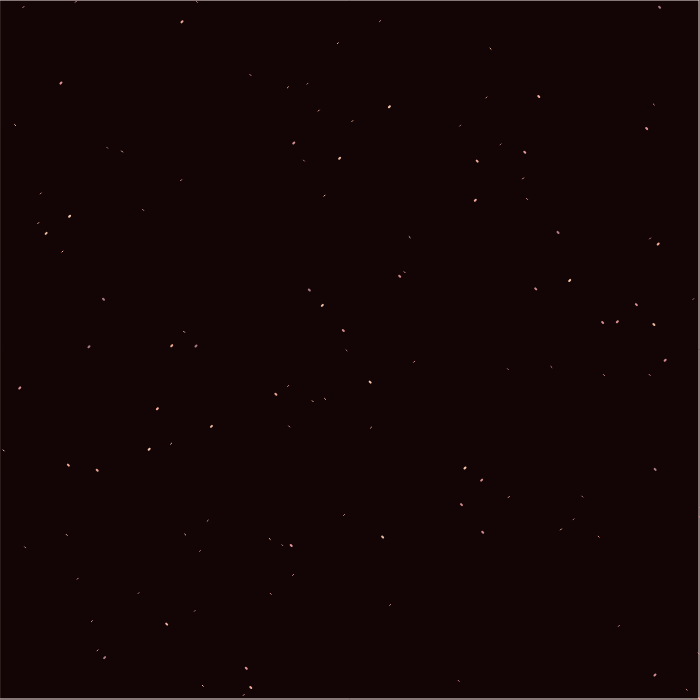
Frame 1 (no input)
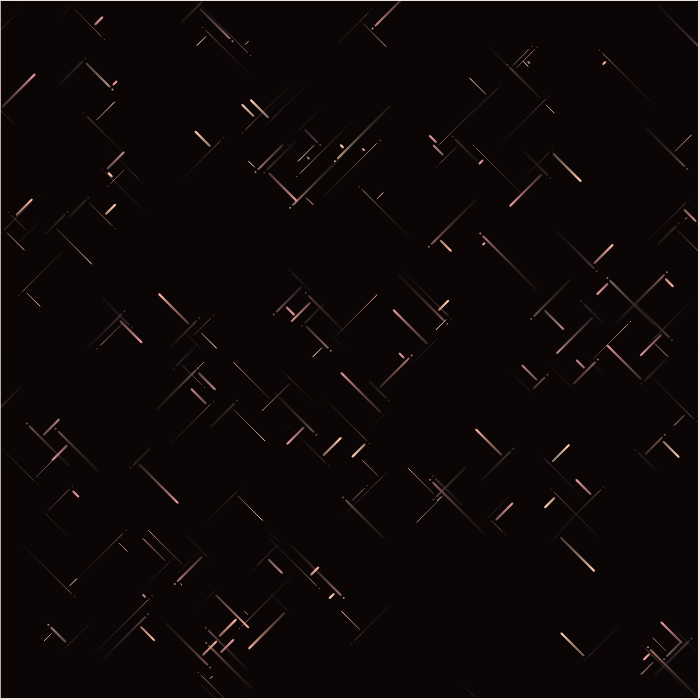
Frame 60 (no input)
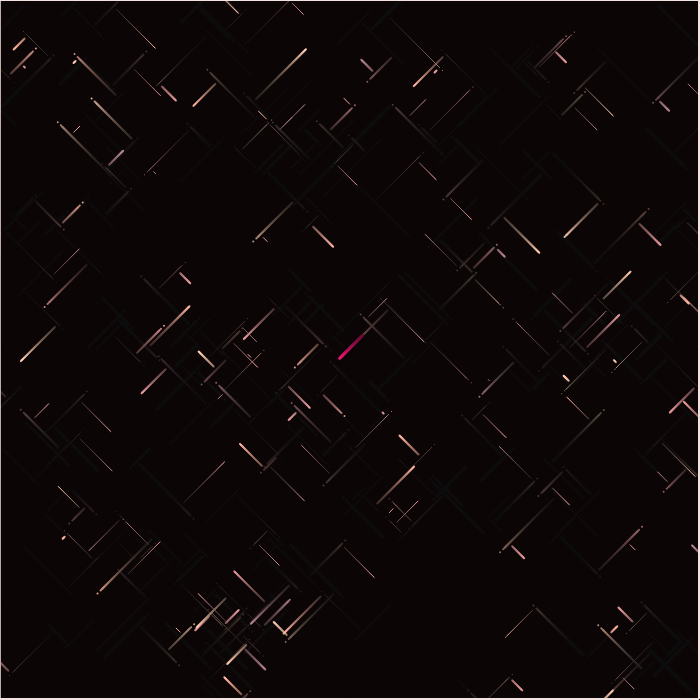
Frame 120 (the mouse pressed at the canvas centre since frame 60)

The p5.js sketch that drew these frames (run headless with seeded random() and noise() and a simulated clock; from frame 60 on, the mouse is pressed at the canvas centre):

// p5.js sketch
// ── sketch.js
"use strict";

var _createClass = function () { function defineProperties(target, props) { for (var i = 0; i < props.length; i++) { var descriptor = props[i]; descriptor.enumerable = descriptor.enumerable || false; descriptor.configurable = true; if ("value" in descriptor) descriptor.writable = true; Object.defineProperty(target, descriptor.key, descriptor); } } return function (Constructor, protoProps, staticProps) { if (protoProps) defineProperties(Constructor.prototype, protoProps); if (staticProps) defineProperties(Constructor, staticProps); return Constructor; }; }();

function _toConsumableArray(arr) { if (Array.isArray(arr)) { for (var i = 0, arr2 = Array(arr.length); i < arr.length; i++) { arr2[i] = arr[i]; } return arr2; } else { return Array.from(arr); } }

function _classCallCheck(instance, Constructor) { if (!(instance instanceof Constructor)) { throw new TypeError("Cannot call a class as a function"); } }

// $color1: rgba(255, 205, 178, 1);
// $color2: rgba(255, 180, 162, 1);
// $color3: rgba(229, 152, 155, 1);
// $color4: rgba(181, 131, 141, 1);
// $color5: rgba(109, 104, 117, 1);
// $color6: rgba(20, 5, 5,1);

// const bgCol = [109, 104, 117];
var bgCol = [20, 5, 5];
var strokeColors = [[181, 131, 141], [255, 180, 162], [229, 152, 155], [255, 205, 178], [229, 152, 155]];

var basicLength = 40;
var lengthVariation = 20;
var dottedLength = 8;
var weightRange = [1, 2];
var howMany = 125;
var initialOpacity = 0.9;

var crossers = void 0;

var mouseProximity = 20;
var touchedMemoryCapacity = 180;

function setup() {
	var side = min(windowWidth, windowHeight) * 0.7;
	createCanvas(side, side);
	background(bgCol);
	colorMode(RGB, 255, 255, 255, 1);
	createCrossers();
}

function draw() {
	background.apply(undefined, bgCol.concat([0.04]));
	noFill();
	stroke(251, 236, 233);
	strokeWeight(1);
	rect(0, 0, width - 1, height - 1);
	crossers.forEach(function (crosser) {
		crosser.draw();
		crosser.update();
	});
}

function windowResized() {
	var side = min(windowWidth, windowHeight) * 0.7;
	resizeCanvas(side, side);
	background(bgCol);
	createCrossers();
}

function reset() {
	background(bgCol);
	createCrossers();
}

function createCrossers() {
	crossers = [];
	for (var i = 0; i < howMany; i++) {
		crossers.push(new Crosser(random(width), random(height)));
	}
}

var Crosser = function () {
	function Crosser(x, y) {
		_classCallCheck(this, Crosser);

		this.scaled = 1;
		this.x = x;
		this.y = y;
		this.vx = random([-this.scaled, this.scaled]);
		this.vy = random([-1, 1]);
		this.remaining = basicLength + floor(random(-lengthVariation, lengthVariation + 1));
		this.strokeWeight = random(weightRange);
		this.opacity = initialOpacity + random(0, 1 - initialOpacity);
		this.color = random(strokeColors);
		this.touched = 0;
	}

	_createClass(Crosser, [{
		key: "draw",
		value: function draw() {
			if (this.inMouseProximity()) {
				this.touched = touchedMemoryCapacity;
			}

			if (this.touched > 0) {
				stroke(250, 20, 120);
				strokeWeight(this.strokeWeight * 1.5);
				this.touched--;
			} else {
				stroke.apply(undefined, _toConsumableArray(this.color).concat([this.opacity]));
				strokeWeight(this.strokeWeight);
			}

			if (this.remaining >= dottedLength) {
				line(this.x, this.y, this.x + this.vx, this.y + this.vy);
			} else if (this.remaining % 3 === 0) {
				noFill();
				point(this.x, this.y);
			}
		}
	}, {
		key: "update",
		value: function update() {
			this.x = this.x + this.vx;
			this.y = this.y + this.vy;
			this.remaining -= 1;

			if (this.remaining <= 0) {
				this.goAgain();
			}
		}
	}, {
		key: "goAgain",
		value: function goAgain() {
			var distBack = floor(random(5, 19));
			this.x -= this.vx * distBack;
			this.y -= this.vy * distBack;

			if (random(1) > 0.5) {
				this.vx = -this.vx;
			} else {
				this.vy = -this.vy;
			}

			this.remaining = basicLength + floor(random(-lengthVariation, lengthVariation + 1));
			this.strokeWeight = random(weightRange);
			this.opacity = initialOpacity + random(0, 1 - initialOpacity);
			this.color = random(strokeColors);

			if (this.x < 0) {
				this.vx = 1 * this.scaled;
			}
			if (this.x > width) {
				this.vx = -1 * this.scaled;
			}
			if (this.y < 0) {
				this.vy = 1;
			}
			if (this.y > height) {
				this.vy = -1;
			}

			this.update();
			this.update();
			this.update();
		}
	}, {
		key: "inMouseProximity",
		value: function inMouseProximity() {
			return dist(this.x, this.y, mouseX, mouseY) <= mouseProximity;
		}
	}]);

	return Crosser;
}();
